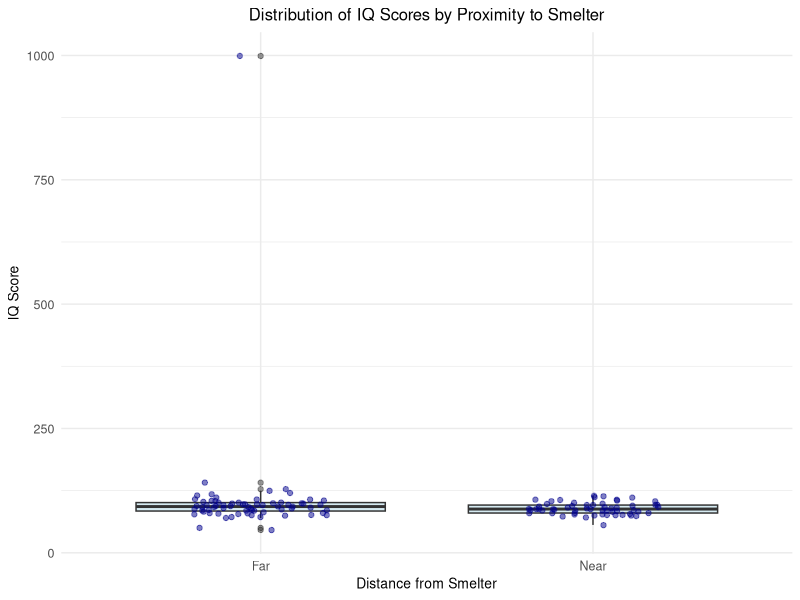
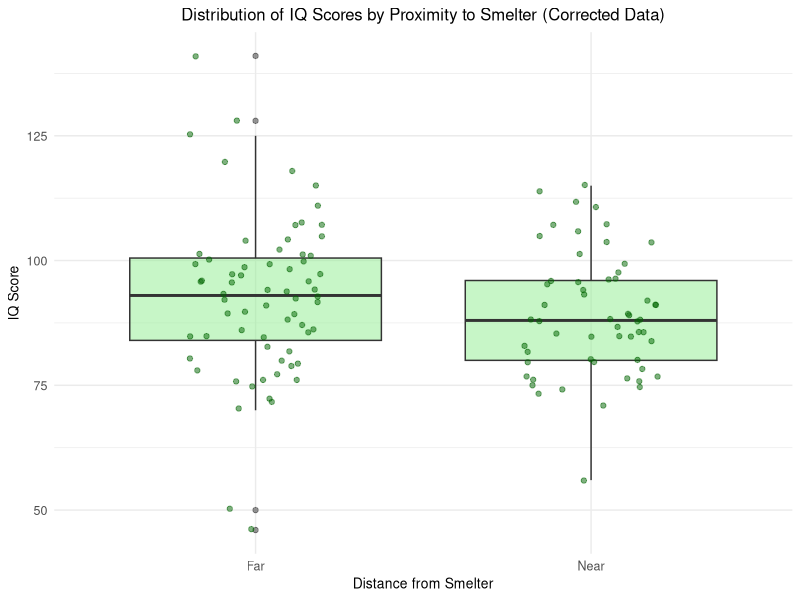

R code for these plots, in order:
## ---- chunk 1
knitr::opts_chunk$set(
  echo = TRUE,
  warning = FALSE,
  message = FALSE,
  fig.width = 8,
  fig.height = 6
)

# Load required packages
library(tidyverse)
library(knitr)
library(readr)
## ---- chunk 2
# Create the dataset
data <- read_csv("lead-iq-01.csv")
# Calculate initial summary statistics

means_by_location <- data %>%
  group_by(Smelter) %>%
  summarise(
    mean_iq = mean(IQ),
    sd_iq = sd(IQ),
    n = n()
  )
## ---- chunk 3
ggplot(data, aes(x = Smelter, y = IQ)) +
  geom_boxplot(fill = "lightblue", alpha = 0.5) +
  geom_jitter(width = 0.2, alpha = 0.5, color = "darkblue") +
  theme_minimal() +
  labs(
    title = "Distribution of IQ Scores by Proximity to Smelter",
    x = "Distance from Smelter",
    y = "IQ Score"
  ) +
  theme(
    plot.title = element_text(hjust = 0.5, size = 12),
    axis.title = element_text(size = 10),
    axis.text = element_text(size = 9)
  )
## ---- chunk 4
  kable(means_by_location,
    col.names = c("Location", "Mean IQ", "SD", "N"),
    digits = 2,
    caption = "Summary Statistics of IQ Scores by Location (Before Correction)"
  )


## ---- chunk 5
# Fix the incorrect value
data$IQ[data$IQ == 999] <- 99

# Recalculate means
updated_means <- data %>%
  group_by(Smelter) %>%
  summarise(
    mean_iq = mean(IQ),
    sd_iq = sd(IQ),
    n = n()
  )


## ---- chunk 6
ggplot(data, aes(x = Smelter, y = IQ)) +
  geom_boxplot(fill = "lightgreen", alpha = 0.5) +
  geom_jitter(width = 0.2, alpha = 0.5, color = "darkgreen") +
  theme_minimal() +
  labs(
    title = "Distribution of IQ Scores by Proximity to Smelter (Corrected Data)",
    x = "Distance from Smelter",
    y = "IQ Score"
  ) +
  theme(
    plot.title = element_text(hjust = 0.5, size = 12),
    axis.title = element_text(size = 10),
    axis.text = element_text(size = 9)
  )

## ---- chunk 7
kable(updated_means,
      caption = "Summary Statistics of IQ Scores by Location (After Correction)",
      col.names = c("Location", "Mean IQ", "SD", "N"),
      digits = 2)
